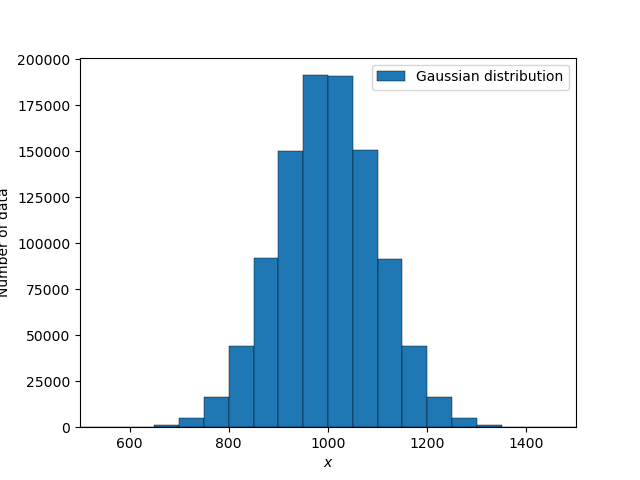

Write Python code to recreate this figure.
#!/usr/pkg/bin/python3.9

# importing numpy module
import numpy

# importing matplotlib module
import matplotlib.figure
import matplotlib.backends.backend_agg
import matplotlib.dates

# output image file
file_output = 'ai202209_s04_25.png'

# parameters for random number generation
mean   = 1000.0
stddev = 100.0
n      = 10**6

# parameters for histogram
bin_min   = 500.0
bin_max   = 1500.0
bin_width = 50.0
bin_n     = int ((bin_max - bin_min) / bin_width) + 1

# generating random numbers
rng  = numpy.random.default_rng ()
dist = rng.normal (loc=mean, scale=stddev, size=n)

# initialisation of numpy arrays for histogram
hist_x = numpy.linspace (bin_min, bin_max, bin_n)
hist_y = numpy.zeros (bin_n, dtype='int64')

# construction of a histogram
for i in range (len (dist)):
    # if data is outside of [bin_min, bin_max], then skip
    if ( (dist[i] < bin_min) or (dist[i] > bin_max) ):
        continue
    # counting number of data in each bin
    hist_y[int ( (dist[i] - bin_min) / bin_width)] += 1

# printing histogram
for i in range (bin_n):
    bin_0 = bin_min + bin_width * i
    bin_1 = bin_min + bin_width * (i+1)
    print (f'{bin_0:6.1f}-{bin_1:6.1f}  {hist_y[i]:6d}')
    
# making a fig object
fig = matplotlib.figure.Figure ()

# making a canvas object
canvas = matplotlib.backends.backend_agg.FigureCanvasAgg (fig)

# making an axes object
ax = fig.add_subplot (111)

# labels
ax.set_xlabel ('$x$')
ax.set_ylabel ('Number of data')

# axis settings
ax.set_xlim (bin_min, bin_max)

# plotting data
ax.bar (hist_x, hist_y, bin_width, edgecolor='black', linewidth=0.3, \
        align='edge', label='Gaussian distribution')

# legend
ax.legend ()

# saving the figure to a file
fig.savefig (file_output)
